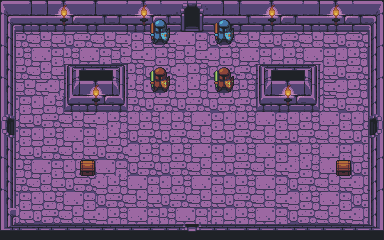

A 2D game scene composited from a Tiled map and its tileset images. What follows is a short description and the map's XML, with each tile layer's data collapsed to a summary:
An orthogonal 24x15 tile map with 16x16 px tiles, 2 tile layers (GroundLayer, ItemLayer), 2 tilesets.

<map version="1.0" tiledversion="1.1.1" orientation="orthogonal" renderorder="right-down" width="24" height="15" tilewidth="16" tileheight="16" infinite="0" nextobjectid="1">
 <tileset firstgid="1" name="dungeon_1" tilewidth="16" tileheight="16" tilecount="240" columns="20">
  <image source="dungeon_1.png" width="320" height="192" />
 </tileset>
 <tileset firstgid="241" source="dungeon_1.tsx" />
 <layer name="GroundLayer" width="24" height="15">
  <data>[360 cells, 360 non-empty, 52 distinct tile ids]</data>
 </layer>
 <layer name="ItemLayer" width="24" height="15">
  <data>[360 cells, 18 non-empty, 10 distinct tile ids]</data>
 </layer>
</map>
